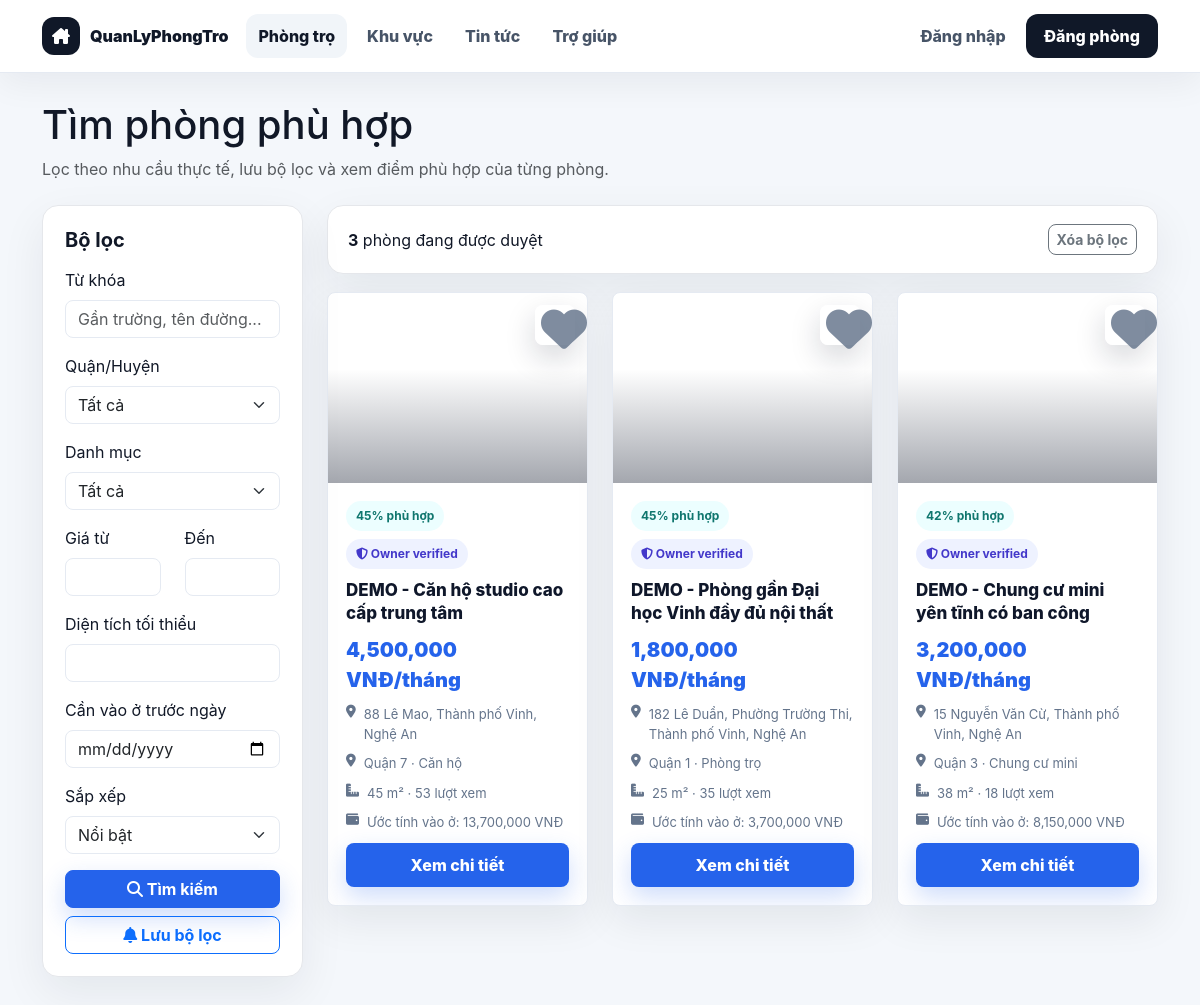
The app's page /public/user/search.php with its own data.
### tables this page shows
CREATE TABLE `motels` (
  `id` int(11) NOT NULL,
  `title` varchar(255) NOT NULL,
  `description` text DEFAULT NULL,
  `price` int(11) NOT NULL,
  `deposit_amount` int(11) NOT NULL DEFAULT 0,
  `area` int(11) DEFAULT NULL,
  `address` varchar(255) DEFAULT NULL,
  `province_code` varchar(20) DEFAULT NULL,
  `province_name` varchar(120) DEFAULT NULL,
  `district_code` varchar(20) DEFAULT NULL,
  `district_name` varchar(120) DEFAULT NULL,
  `ward_code` varchar(20) DEFAULT NULL,
  `ward_name` varchar(120) DEFAULT NULL,
  `street_address` varchar(255) DEFAULT NULL,
  `address_api_source` varchar(80) DEFAULT NULL,
  `lat` decimal(10,8) DEFAULT NULL,
  `lng` decimal(11,8) DEFAULT NULL,
  `phone` varchar(20) DEFAULT NULL,
  `user_id` int(11) NOT NULL,
  `category_id` int(11) DEFAULT NULL,
  `district_id` int(11) DEFAULT NULL,
  `status` enum('pending','approved','hidden','rejected') DEFAULT 'pending',
  `room_status` enum('available','reserved','rented','unavailable') NOT NULL DEFAULT 'available',
  `rejection_reason` text DEFAULT NULL,
  `rejected_by` int(11) DEFAULT NULL,
  `rejected_at` datetime DEFAULT NULL,
  `count_view` int(11) DEFAULT 0,
  `created_at` timestamp NOT NULL DEFAULT current_timestamp(),
  `updated_at` timestamp NULL DEFAULT NULL,
  `bedrooms` int(11) DEFAULT 0,
  `bathrooms` int(11) DEFAULT 0,
  `max_people` int(11) DEFAULT NULL,
  `utilities` text DEFAULT NULL,
  `furniture` text DEFAULT NULL,
  `verification_status` varchar(30) NOT NULL DEFAULT 'unverified',
  `health_score` int(11) NOT NULL DEFAULT 0,
  `is_featured` tinyint(1) NOT NULL DEFAULT 0,
  `available_from` date DEFAULT NULL,
  `service_fee` int(11) NOT NULL DEFAULT 0,
  `electricity_unit_price` int(11) NOT NULL DEFAULT 0,
  `water_fee_per_person` int(11) NOT NULL DEFAULT 0,
  `internet_fee` int(11) NOT NULL DEFAULT 0,
  `parking_fee` int(11) NOT NULL DEFAULT 0,
  `other_fee` int(11) NOT NULL DEFAULT 0,
  `service_note` varchar(255) DEFAULT NULL,
  `deposit_months` decimal(3,1) NOT NULL DEFAULT 1.0
);

CREATE TABLE `districts` (
  `id` int(11) NOT NULL,
  `name` varchar(255) DEFAULT NULL,
  `province_code` varchar(20) DEFAULT NULL,
  `district_code` varchar(20) DEFAULT NULL
);

CREATE TABLE `categories` (
  `id` int(11) NOT NULL,
  `name` varchar(255) DEFAULT NULL
);

### core/Database.php (called while the page is built, shortened)
<?php
class Database {
    private $conn;
    public function __construct($connection) {
        $this->conn = $connection;
    }
    public function prepare($sql) {
        return $this->conn->prepare($sql);
    }
}
?>

### core/PathHelper.php (called while the page is built, shortened)
<?php
function qlpt_relative_public_asset_url(?string $path, string $fallback = 'assets/images/default-room.jpg'): string
{
    $path = trim((string)$path);
    return ltrim(str_replace('\\', '/', $path), '/');
}

### public/user/search.php (the view, shortened to what this page needs)
<?php
@require_once '../../config/database.php';
@require_once '../../core/Database.php';
@require_once '../../core/PathHelper.php';
@require_once '../components/PublicNav.php';
$isLoggedUser = isset($_SESSION['user_id']) && ($_SESSION['role'] ?? '') === 'user';
$db = new Database($conn);
$keyword = trim($_GET['keyword'] ?? '');
$district_id = $_GET['district_id'] ?? ($_GET['district'] ?? '');
$category_id = $_GET['category_id'] ?? ($_GET['category'] ?? '');
$min_price = $_GET['min_price'] ?? '';
$max_price = $_GET['max_price'] ?? '';
$area_min = $_GET['area_min'] ?? '';
$available_from = $_GET['available_from'] ?? '';
$sort = $_GET['sort'] ?? 'featured';
$page = isset($_GET['page']) ? max(1, (int)$_GET['page']) : 1;
$limit = 12;
$offset = ($page - 1) * $limit;
$fromSql = '
    FROM motels m
    LEFT JOIN districts d ON m.district_id = d.id
    LEFT JOIN categories c ON m.category_id = c.id
    LEFT JOIN users u ON m.user_id = u.id
    WHERE m.status = "approved"
';
$where = '';
$params = [];
$types = '';
$stmt = $db->prepare('SELECT COUNT(*) as count ' . $fromSql . $where);
$stmt->execute();
$total = (int)($stmt->get_result()->fetch_assoc()['count'] ?? 0);
$orderBy = 'm.is_featured DESC, m.health_score DESC, m.created_at DESC';
$query = '
    SELECT m.*, d.name as district_name, c.name as category_name, u.name as owner_name, u.verified_at, u.trust_score,
           (SELECT mi.image_url FROM motel_images mi WHERE mi.motel_id = m.id ORDER BY mi.id ASC LIMIT 1) AS image_url
    ' . $fromSql . $where . '
    ORDER BY ' . $orderBy . '
    LIMIT ? OFFSET ?
';
$queryParams = $params;
$queryTypes = $types . 'ii';
$queryParams[] = $limit;
$queryParams[] = $offset;
$stmt = $db->prepare($query);
$stmt->bind_param($queryTypes, ...$queryParams);
$stmt->execute();
$motels = $stmt->get_result()->fetch_all(MYSQLI_ASSOC);
$favorite_ids = [];
function match_score(array $motel, string $district_id, string $category_id, string $min_price, string $max_price, string $area_min): int
{
    $score = 40;
    if ((int)($motel['is_featured'] ?? 0) === 1) {
        $score += 3;
    }
    if ((int)($motel['health_score'] ?? 0) >= 80) {
        $score += 2;
    }
    return min(100, $score);
}
foreach ($motels as $index => $motel) {
    $motels[$index]['match_score'] = match_score($motel, (string)$district_id, (string)$category_id, (string)$min_price, (string)$max_price, (string)$area_min);
}
?>
<!DOCTYPE html>
<html lang="vi">
<head>
    <link href="https://cdn.jsdelivr.net/npm/bootstrap@5.3.0/dist/css/bootstrap.min.css" rel="stylesheet">
    <link href="https://cdnjs.cloudflare.com/ajax/libs/font-awesome/6.5.0/css/all.min.css" rel="stylesheet">
    <link href="../assets/css/modern.css" rel="stylesheet">
</head>
<body>
    <main class="search-shell">
        <div class="container-lg">
            <div class="mb-4">
                <h1 class="fw-black mb-2">Tìm phòng phù hợp</h1>
                <p class="text-muted mb-0">Lọc theo nhu cầu thực tế, lưu bộ lọc và xem điểm phù hợp của từng phòng.</p>
            </div>
            <div class="row g-4">
                <div class="col-lg-3">
                    <aside class="filter-card">
                        <h5 class="fw-bold mb-3">Bộ lọc</h5>
                        <form method="GET">
                            <div class="mb-3">
                                <label class="form-label">Từ khóa</label>
                                <input type="text" name="keyword" class="form-control" value="<?php echo htmlspecialchars($keyword); ?>" placeholder="Gần trường, tên đường...">
                            </div>
                            <div class="mb-3">
                                <label class="form-label">Quận/Huyện</label>
                                <select name="district_id" class="form-select">
                                    <option value="">Tất cả</option>
                                </select>
                            </div>
                            <div class="mb-3">
                                <label class="form-label">Danh mục</label>
                                <select name="category_id" class="form-select">
                                    <option value="">Tất cả</option>
                                </select>
                            </div>
                            <div class="row">
                                <div class="col-6 mb-3">
                                    <label class="form-label">Giá từ</label>
                                    <input type="number" name="min_price" class="form-control" value="<?php echo htmlspecialchars($min_price); ?>">
                                </div>
                                <div class="col-6 mb-3">
                                    <label class="form-label">Đến</label>
                                    <input type="number" name="max_price" class="form-control" value="<?php echo htmlspecialchars($max_price); ?>">
                                </div>
                            </div>
                            <div class="mb-3">
                                <label class="form-label">Diện tích tối thiểu</label>
                                <input type="number" step="0.5" name="area_min" class="form-control" value="<?php echo htmlspecialchars($area_min); ?>">
                            </div>
                            <div class="mb-3">
                                <label class="form-label">Cần vào ở trước ngày</label>
                                <input type="date" name="available_from" class="form-control" value="<?php echo htmlspecialchars($available_from); ?>">
                            </div>
                            <div class="mb-3">
                                <label class="form-label">Sắp xếp</label>
                                <select name="sort" class="form-select">
                                    <option value="featured" <?php echo $sort === 'featured' ? 'selected' : ''; ?>>Nổi bật</option>
                                </select>
                            </div>
                            <button type="submit" class="btn btn-primary w-100 mb-2">
                                <i class="fas fa-search"></i> Tìm kiếm
                            </button>
                            <button type="submit" name="save_search" value="1" class="btn btn-outline-primary w-100">
                                <i class="fas fa-bell"></i> Lưu bộ lọc
                            </button>
                        </form>
                    </aside>
                </div>
                <div class="col-lg-9">
                    <div class="result-toolbar">
                        <div>
                            <strong><?php echo number_format($total); ?></strong> phòng đang được duyệt
                        </div>
                        <a href="search.php" class="btn btn-sm btn-outline-secondary">Xóa bộ lọc</a>
                    </div>
                    <?php if ($motels): ?>
                        <div class="row g-4">
                            <?php foreach ($motels as $motel): ?>
                                <?php
                                    $moveInCost = (int)$motel['price'] + (int)($motel['service_fee'] ?? 0) + (int)round((int)$motel['price'] * (float)($motel['deposit_months'] ?? 1));
                                    $motelImage = function_exists('qlpt_relative_public_asset_url')
                                        ? qlpt_relative_public_asset_url($motel['image_url'] ?? null, '../uploads/motels/motel_6a096b186de22.jpeg')
                                        : ($motel['image_url'] ?: '../uploads/motels/motel_6a096b186de22.jpeg');
                                    if (!filter_var($motelImage, FILTER_VALIDATE_URL) && strpos($motelImage, '../') !== 0) {
                                        $motelImage = '../' . ltrim($motelImage, '/');
                                    }
                                ?>
                                <div class="col-md-6 col-xl-4">
                                    <article class="motel-card">
                                        <div class="motel-image" style="background-image: url('<?php echo htmlspecialchars($motelImage); ?>');">
                                            <button class="favorite-btn <?php echo in_array((int)$motel['id'], $favorite_ids, true) ? 'active' : ''; ?>" onclick="<?php echo $isLoggedUser ? 'toggleFavorite(' . (int)$motel['id'] . ', this)' : "window.location.href='../login.php'"; ?>" type="button" aria-label="Yêu thích">
                                                <i class="fas fa-heart"></i>
                                            </button>
                                        </div>
                                        <div class="motel-body">
                                            <div class="score-row">
                                                <span class="score-pill"><?php echo (int)$motel['match_score']; ?>% phù hợp</span>
                                                <?php if (!empty($motel['verified_at'])): ?>
                                                    <span class="score-pill verified-pill"><i class="fas fa-shield-alt"></i> Owner verified</span>
                                                <?php endif; ?>
                                            </div>
                                            <div class="motel-title"><?php echo htmlspecialchars($motel['title']); ?></div>
                                            <div class="motel-price"><?php echo number_format((int)$motel['price']); ?> VNĐ/tháng</div>
                                            <div class="meta-line"><i class="fas fa-map-marker-alt"></i><span><?php echo htmlspecialchars($motel['address']); ?></span></div>
                                            <div class="meta-line"><i class="fas fa-location-dot"></i><span><?php echo htmlspecialchars($motel['district_name'] ?? 'Chưa rõ quận'); ?> · <?php echo htmlspecialchars($motel['category_name'] ?? 'Phòng trọ'); ?></span></div>
                                            <div class="meta-line"><i class="fas fa-ruler-combined"></i><span><?php echo (float)$motel['area']; ?> m² · <?php echo (int)$motel['count_view']; ?> lượt xem</span></div>
                                            <div class="meta-line"><i class="fas fa-wallet"></i><span>Ước tính vào ở: <?php echo number_format($moveInCost); ?> VNĐ</span></div>
                                            <a href="motel-detail.php?id=<?php echo (int)$motel['id']; ?>" class="btn-view">Xem chi tiết</a>
                                        </div>
                                    </article>
                                </div>
                            <?php endforeach; ?>
                        </div>
                    <?php endif; ?>
                </div>
            </div>
        </div>
    </main>
</body>
</html>

### records on screen
motels: area "45", title "DEMO - Căn hộ studio cao cấp trung tâm", price "4,500,000", address "88 Lê Mao, Thành phố Vinh, Nghệ An", district.name "Quận 7", category.name "Căn hộ", count_view "53", moveInCost "13,700,000"
motels: match_score "45", title "DEMO - Phòng gần Đại học Vinh đầy đủ nội thất", price "1,800,000", address "182 Lê Duẩn, Phường Trường Thi, Thành phố Vinh, Nghệ An", district.name "Quận 1", category.name "Phòng trọ", area "25", count_view "35", moveInCost "3,700,000"
motels: match_score "42", title "DEMO - Chung cư mini yên tĩnh có ban công", price "3,200,000", address "15 Nguyễn Văn Cừ, Thành phố Vinh, Nghệ An", district.name "Quận 3", category.name "Chung cư mini", area "38", count_view "18", moveInCost "8,150,000"

### other values on screen
$total "3"
